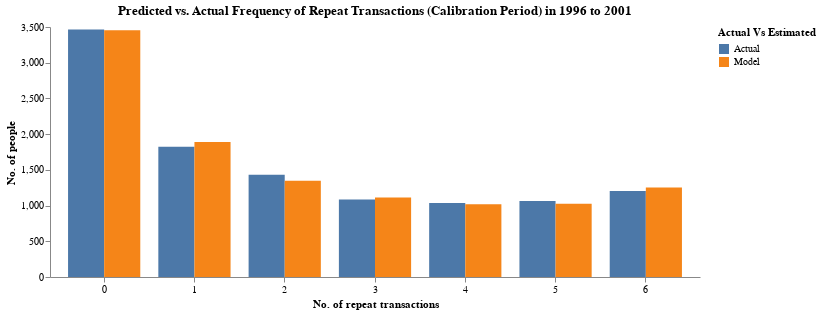

Notebook source saved alongside this figure:
### Markdown cell above
### In-Sample Model Fit Plot

### Code cell
x = np.arange(n+1)
A1 = comb(n,x)*beta_fn(alpha+x, beta+n-x)/B_alpha_beta*beta_fn(gamma, delta+n)/B_gamma_delta 
i = np.arange(n).reshape(-1,1)
A2 = comb(i,x)*beta_fn(alpha+x, beta+i-x)/B_alpha_beta * beta_fn(gamma+1, delta+i)/B_gamma_delta
P_X_n = A1 + np.sum(A2,axis=0)

model_repeat_calib = pl.DataFrame({'Model': P_X_n * np.sum(rfm_array_calib[:,3])})

actual_model_repeat_calib = (
    rfm_summary_calib
    .group_by('P1X')
    .agg((pl.col('Count').sum()).alias('Actual'))
    .sort('P1X')
    .collect()
    .hstack(model_repeat_calib)
    .unpivot(on=['Actual', 'Model'], index='P1X', value_name='No of people', variable_name='Actual Vs Estimated')
)

(
    alt.Chart(actual_model_repeat_calib).mark_bar()
    .encode(x=alt.X('P1X:O', title='No. of repeat transactions', axis=alt.Axis(labelAngle=0)), 
         y=alt.Y('No of people:Q', title='No. of people'), 
         color='Actual Vs Estimated:N', 
         xOffset='Actual Vs Estimated')
    .properties(
        width=650,
        height=250,
        title='Predicted vs. Actual Frequency of Repeat Transactions (Calibration Period) in 1996 to 2001'
    ).configure_view(stroke=None).configure_axisY(grid=False).configure_axisX(grid=False)   
)

### Figure 1 — Vega-Lite specification as saved in the notebook (floating-point values rounded to 4 significant figures)
{"$schema": "https://vega.github.io/schema/vega-lite/v5.20.1.json", "config": {"axisX": {"grid": false}, "axisY": {"grid": false}, "view": {"continuousHeight": 300, "continuousWidth": 300, "stroke": null}}, "data": {"name": "data-786017eb40bb47e3a62a78eb01f54406"}, "datasets": {"data-786017eb40bb47e3a62a78eb01f54406": [{"Actual Vs Estimated": "Actual", "No of people": 3464, "P1X": 0}, {"Actual Vs Estimated": "Actual", "No of people": 1823, "P1X": 1}, {"Actual Vs Estimated": "Actual", "No of people": 1430, "P1X": 2}, {"Actual Vs Estimated": "Actual", "No of people": 1085, "P1X": 3}, {"Actual Vs Estimated": "Actual", "No of people": 1036, "P1X": 4}, {"Actual Vs Estimated": "Actual", "No of people": 1063, "P1X": 5}, {"Actual Vs Estimated": "Actual", "No of people": 1203, "P1X": 6}, {"Actual Vs Estimated": "Model", "No of people": 3455.0, "P1X": 0}, {"Actual Vs Estimated": "Model", "No of people": 1889.0, "P1X": 1}, {"Actual Vs Estimated": "Model", "No of people": 1349.0, "P1X": 2}, {"Actual Vs Estimated": "Model", "No of people": 1113.0, "P1X": 3}, {"Actual Vs Estimated": "Model", "No of people": 1018.0, "P1X": 4}, {"Actual Vs Estimated": "Model", "No of people": 1027.0, "P1X": 5}, {"Actual Vs Estimated": "Model", "No of people": 1253.0, "P1X": 6}]}, "encoding": {"color": {"field": "Actual Vs Estimated", "type": "nominal"}, "x": {"axis": {"labelAngle": 0}, "field": "P1X", "title": "No. of repeat transactions", "type": "ordinal"}, "xOffset": {"field": "Actual Vs Estimated", "type": "nominal"}, "y": {"field": "No of people", "title": "No. of people", "type": "quantitative"}}, "height": 250, "mark": {"type": "bar"}, "title": "Predicted vs. Actual Frequency of Repeat Transactions (Calibration Period) in 1996 to 2001", "width": 650}
